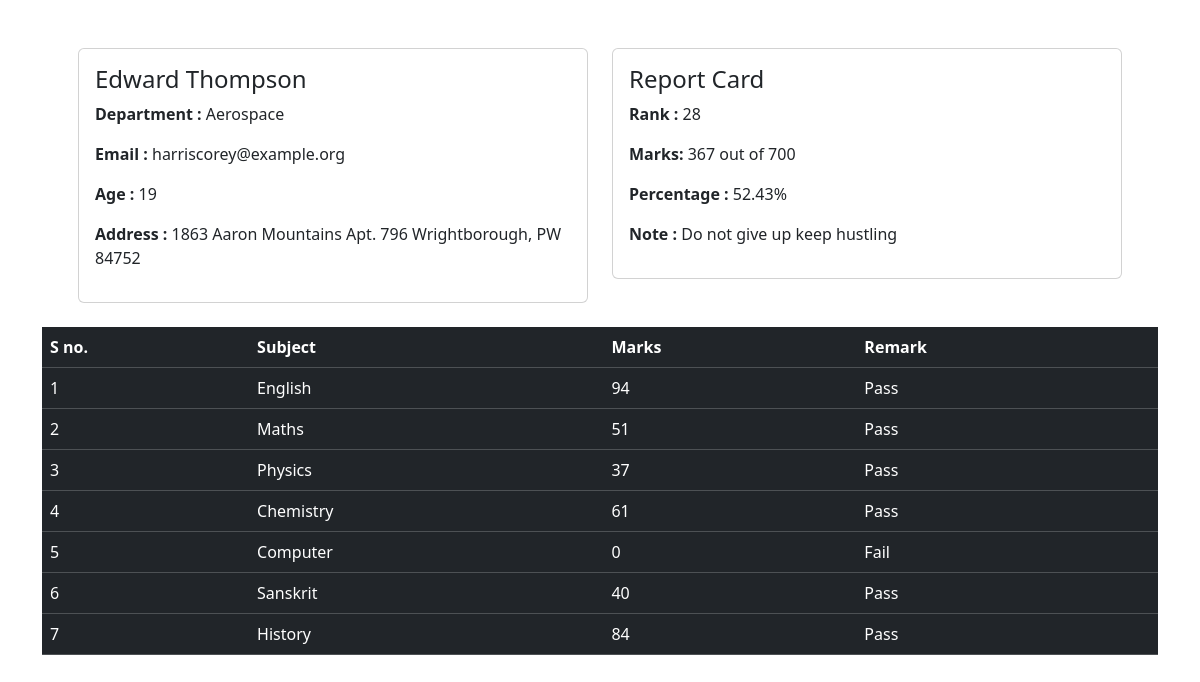
The page /get_marks/AER-4-2024/ on the database its author committed.
### student/models.py (models this page shows, shortened)
class SubjectMarks(models.Model):
    student = models.ForeignKey(Student,related_name='studentmarks', on_delete=models.CASCADE)
    subject = models.ForeignKey(Subject, on_delete=models.CASCADE)
    marks = models.IntegerField()
    class Meta:
        unique_together = ['student','subject']
        verbose_name_plural = 'student marks'

class Student(models.Model):
    student_id = models.OneToOneField(StudentID, related_name='studentid', on_delete=models.CASCADE)
    department = models.ForeignKey(Department, related_name='department',on_delete=models.CASCADE)
    student_name = models.CharField(max_length=100)
    student_email = models.EmailField(max_length=254, unique=True)
    student_age = models.IntegerField(default=18)
    student_address = models.TextField()

class Department(models.Model):
    department_name = models.CharField(max_length=100)
    def __str__(self) -> str:
        return self.department_name
    class Meta:
        ordering = ['department_name']

class ReportCard(models.Model):
    student = models.ForeignKey(Student,on_delete=models.CASCADE,related_name='studentreportcard')
    rank = models.IntegerField()
    date_of_generation = models.DateField(auto_now_add=True)
    class Meta:
        unique_together = ['student','date_of_generation']

class Subject(models.Model):
    subject_name = models.CharField(max_length=100)

### student/views.py (the view)
# urls.py: path("get_marks/<student_id>/",get_marks, name='get_student_marks'),
def get_marks(request,student_id):
    queryset = SubjectMarks.objects.filter(student__student_id__student_id = student_id)
    total_marks = queryset.aggregate(total_marks = Sum('marks'))
    rank = ReportCard.objects.filter(student__student_id__student_id = student_id)
    total_marks_obtained = total_marks['total_marks']
    total_subjects = queryset.count()  # Total number of subjects
    total_possible_marks = total_subjects * 100  # Assuming each subject has a maximum of 100 marks
    percentage = (total_marks_obtained / total_possible_marks) * 100 if total_possible_marks else 0
    percentage = round(percentage, 2)  # Round to 2 decimal places
    return render(request, 'marks.html',{"queryset":queryset,'total_marks':total_marks,'rank':rank,'percentage':percentage})

### templates/marks.html (shortened to what this page needs)
<!DOCTYPE html>
<html lang="en">
  <head>
    <link
      href="https://cdn.jsdelivr.net/npm/bootstrap@5.3.3/dist/css/bootstrap.min.css"
      rel="stylesheet"
    />
  </head>
  <body>
    <div class="container mt-5">
      <div class="row m-4">
        <div class="col-sm-6">
          <div class="card">
            <div class="card-body">
              <h4 class="card-title">{{queryset.0.student.student_name}}</h4>
              <p class="text">
                <b>Department :</b> {{queryset.0.student.department}}
              </p>
              <p class="text">
                <b>Email :</b> {{queryset.0.student.student_email}}
              </p>
              <p class="text">
                <b>Age :</b> {{queryset.0.student.student_age}}
              </p>
              <p class="text">
                <b>Address :</b> {{queryset.0.student.student_address}}
              </p>
            </div>
          </div>
        </div>
        <div class="col-sm-6">
          <div class="card">
            <div class="card-body">
              <h4 class="card-title">Report Card</h4>
              <p class="text">
                <b>Rank :</b> {{rank.0.rank}}
              </p>
              {% with total_subjects=queryset|length %}
                <p class="text">
                    <b>Marks:</b>
                    {{ total_marks.total_marks }} out of {{total_subjects}}00
                </p>
                {% endwith %}
              <p class="text">
                <b>Percentage :</b> {{percentage}}%
              </p>
              <p class="text">
                <b>Note :</b>
                {% if rank.0.rank < 10 %}
                    Great keep it up
                {% elif rank.0.rank > 10 and rank.0.rank < 30 %}
                    Do not give up keep hustling
                {% else %}
                    You really need to Work Hard
                {% endif %}
              </p>
            </div>
          </div>
        </div>
      </div>
      <table class="table table-dark">
        <thead>
          <tr>
            <th scope="col">S no.</th>
            <th scope="col">Subject</th>
            <th scope="col">Marks</th>
            <th scope="col">Remark</th>
          </tr>
        </thead>
        <tbody>
          {% for subject in queryset %}
          <tr>
            <td>{{forloop.counter}}</td>
            <td>{{subject.subject.subject_name}}</td>
            <td>{{subject.marks}}</td>
            {% if subject.marks > 33%}
            <td>Pass</td>
            {% else %}
            <td>Fail</td>
            {% endif %}
          </tr>
          {% endfor %}
        </tbody>
      </table>
    </div>
  </body>
</html>

### rows shown on the page
SubjectMarks: student.student_name "Edward Thompson", student.department_name "Aerospace", student.student_email "harriscorey@example.org", student.student_age "19", student.student_address "1863 Aaron Mountains Apt. 796 Wrightborough, PW 84752", subject.subject_name "English", marks "94", shows "Pass"
ReportCard: rank "28"
SubjectMarks: subject.subject_name "Maths", marks "51", shows "Pass"
SubjectMarks: subject.subject_name "Physics", marks "37", shows "Pass"
SubjectMarks: subject.subject_name "Chemistry", marks "61", shows "Pass"
SubjectMarks: subject.subject_name "Computer", marks "0", shows "Fail"
SubjectMarks: subject.subject_name "Sanskrit", marks "40", shows "Pass"
SubjectMarks: subject.subject_name "History", marks "84", shows "Pass"

### other values the page prints
{{ total_marks.total_marks }} "367"
{{ total_subjects }} "7"
{{ percentage }} "52.43"
